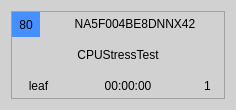
<?xml version="1.0" encoding="UTF-8"?>
<ui version="4.0">
 <class>cell</class>
 <widget class="QWidget" name="cell">
  <property name="geometry">
   <rect>
    <x>0</x>
    <y>0</y>
    <width>236</width>
    <height>110</height>
   </rect>
  </property>
  <property name="contextMenuPolicy">
   <enum>Qt::CustomContextMenu</enum>
  </property>
  <property name="windowTitle">
   <string>Form</string>
  </property>
  <property name="styleSheet">
   <string notr="true">background-color: rgb(209, 209, 209);</string>
  </property>
  <layout class="QHBoxLayout" name="horizontalLayout_4">
   <item>
    <widget class="QFrame" name="frame">
     <property name="frameShape">
      <enum>QFrame::StyledPanel</enum>
     </property>
     <property name="frameShadow">
      <enum>QFrame::Raised</enum>
     </property>
     <layout class="QHBoxLayout" name="horizontalLayout_3">
      <property name="leftMargin">
       <number>0</number>
      </property>
      <property name="topMargin">
       <number>0</number>
      </property>
      <property name="rightMargin">
       <number>0</number>
      </property>
      <property name="bottomMargin">
       <number>0</number>
      </property>
      <item>
       <layout class="QVBoxLayout" name="verticalLayout">
        <item>
         <layout class="QHBoxLayout" name="horizontalLayout" stretch="10,90">
          <item>
           <widget class="QLabel" name="lb_cellNum">
            <property name="minimumSize">
             <size>
              <width>28</width>
              <height>17</height>
             </size>
            </property>
            <property name="styleSheet">
             <string notr="true">background-color: rgb(69, 143, 255);</string>
            </property>
            <property name="text">
             <string>80</string>
            </property>
            <property name="textFormat">
             <enum>Qt::AutoText</enum>
            </property>
            <property name="scaledContents">
             <bool>false</bool>
            </property>
            <property name="alignment">
             <set>Qt::AlignCenter</set>
            </property>
           </widget>
          </item>
          <item>
           <widget class="QLabel" name="lb_sn">
            <property name="minimumSize">
             <size>
              <width>135</width>
              <height>21</height>
             </size>
            </property>
            <property name="text">
             <string>NA5F004BE8DNNX42</string>
            </property>
            <property name="textFormat">
             <enum>Qt::AutoText</enum>
            </property>
            <property name="scaledContents">
             <bool>false</bool>
            </property>
            <property name="alignment">
             <set>Qt::AlignCenter</set>
            </property>
            <property name="textInteractionFlags">
             <set>Qt::TextSelectableByMouse</set>
            </property>
           </widget>
          </item>
         </layout>
        </item>
        <item>
         <widget class="QLabel" name="lb_testName">
          <property name="minimumSize">
           <size>
            <width>210</width>
            <height>24</height>
           </size>
          </property>
          <property name="styleSheet">
           <string notr="true"/>
          </property>
          <property name="text">
           <string>CPUStressTest</string>
          </property>
          <property name="textFormat">
           <enum>Qt::AutoText</enum>
          </property>
          <property name="scaledContents">
           <bool>false</bool>
          </property>
          <property name="alignment">
           <set>Qt::AlignCenter</set>
          </property>
         </widget>
        </item>
        <item>
         <layout class="QHBoxLayout" name="horizontalLayout_2" stretch="20,70,10">
          <property name="leftMargin">
           <number>1</number>
          </property>
          <property name="rightMargin">
           <number>1</number>
          </property>
          <item>
           <widget class="QLabel" name="lb_model">
            <property name="minimumSize">
             <size>
              <width>51</width>
              <height>20</height>
             </size>
            </property>
            <property name="text">
             <string>leaf</string>
            </property>
            <property name="textFormat">
             <enum>Qt::AutoText</enum>
            </property>
            <property name="scaledContents">
             <bool>false</bool>
            </property>
            <property name="alignment">
             <set>Qt::AlignCenter</set>
            </property>
           </widget>
          </item>
          <item>
           <widget class="QLabel" name="lb_testTime">
            <property name="minimumSize">
             <size>
              <width>81</width>
              <height>21</height>
             </size>
            </property>
            <property name="text">
             <string>00:00:00</string>
            </property>
            <property name="textFormat">
             <enum>Qt::AutoText</enum>
            </property>
            <property name="scaledContents">
             <bool>false</bool>
            </property>
            <property name="alignment">
             <set>Qt::AlignCenter</set>
            </property>
           </widget>
          </item>
          <item>
           <widget class="QLabel" name="lbl_failCount">
            <property name="minimumSize">
             <size>
              <width>31</width>
              <height>21</height>
             </size>
            </property>
            <property name="text">
             <string>1</string>
            </property>
            <property name="textFormat">
             <enum>Qt::AutoText</enum>
            </property>
            <property name="scaledContents">
             <bool>false</bool>
            </property>
            <property name="alignment">
             <set>Qt::AlignCenter</set>
            </property>
           </widget>
          </item>
         </layout>
        </item>
       </layout>
      </item>
     </layout>
    </widget>
   </item>
  </layout>
  <action name="actionClearCell">
   <property name="text">
    <string>ClearCell</string>
   </property>
  </action>
  <action name="actionRetest">
   <property name="text">
    <string>Retest</string>
   </property>
  </action>
  <action name="actionResetFailCount">
   <property name="text">
    <string>ResetFailCount</string>
   </property>
  </action>
  <action name="actionSetDefaultIP">
   <property name="text">
    <string>SetDefaultIP</string>
   </property>
  </action>
  <action name="actionTelnetLogin">
   <property name="text">
    <string>TelnetLogin</string>
   </property>
  </action>
 </widget>
 <resources/>
 <connections/>
</ui>
